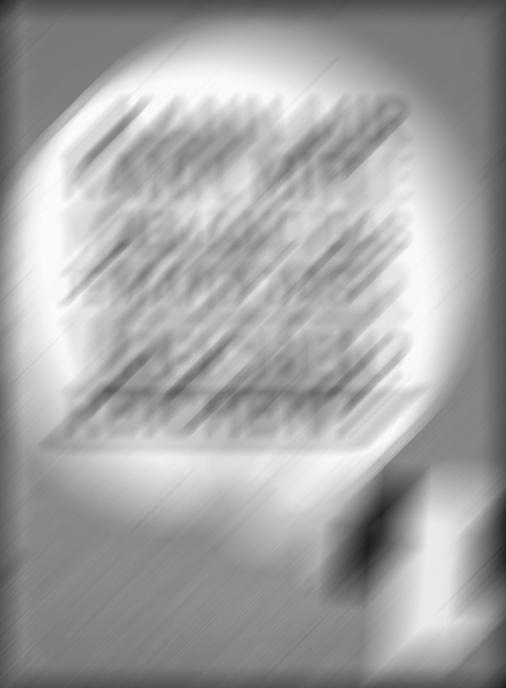
#> input picture Lab04/blurred_image.jpg, 506 x 688 px, found by its file name
$ python exercise_2_setup.py
#> lines starting #> are read from the running program, lines starting #| are printed output that depends on the picture
from pathlib import Path
import os
import numpy as np
import matplotlib.pyplot as plt
import scipy
from scipy import ndimage, fft
from PIL import Image


# ----------------------------------------------------- load image ---------------------------------------------
folder = os.path.join(os.getcwd(), 'Lab04/')
file_name = os.path.join(folder, 'blurred_image.jpg')

# Open the image with pillow and convert to numpy array
image = Image.open(file_name)
#> image is the input picture: PIL image 506x688 L; min 30, max 253, mean 163.9
color_pixels = np.asarray(Image.open(file_name))
gray_pixels = np.asarray(Image.open(file_name).convert('L'))

# summarize some details about the image
print(image.format)
#| JPEG
print('numpy array:', gray_pixels.dtype)
#| numpy array: uint8
print(gray_pixels.shape)
#| (688, 506)

# -------------------------------------------- generate the motion blur filter -----------------------------------------
nFilter = 91
angle = 45
my_filter = np.zeros((nFilter, nFilter))
my_filter[nFilter//2, :] = 1.0 / nFilter
my_filter = scipy.ndimage.rotate(my_filter, angle, reshape=False)

nRows = gray_pixels.shape[0]
#> nRows = 688
nCols = gray_pixels.shape[1]
#> nCols = 506
nFFT = 1024

image_spectrum = scipy.fft.fft2(gray_pixels, (nFFT, nFFT))
filter_spectrum = scipy.fft.fft2(my_filter, (nFFT, nFFT))

modified_image_spectrum = image_spectrum * filter_spectrum
modified_image = scipy.fft.ifft2(modified_image_spectrum)
modified_image = np.real(modified_image)[nFilter:nRows + nFilter, nFilter:nCols + nFilter]
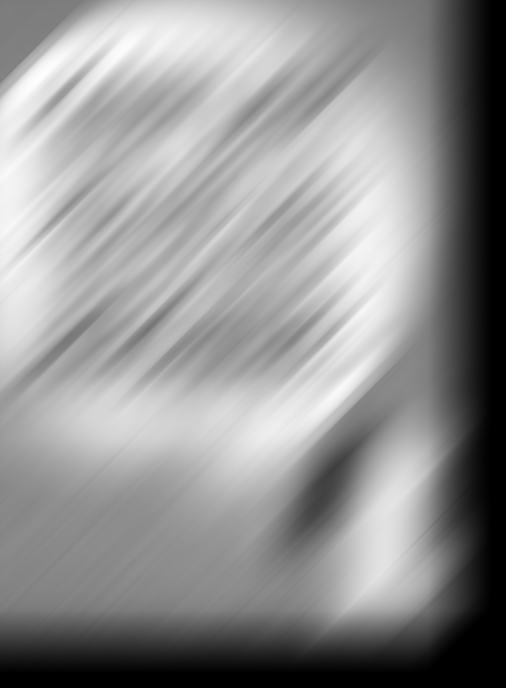
#> modified_image: shape (688, 506) float64; min -0.0295, max 248.8, mean 142.5; drawn with min black and max white

# --------------------------------------------------- reconstruct the image --------------------------------------------

K = 0.02
H_star = np.conj(filter_spectrum)
F_hat = (H_star * image_spectrum) / (np.abs(filter_spectrum)**2 + K)

reconstructed_image = np.real(scipy.fft.ifft2(F_hat))
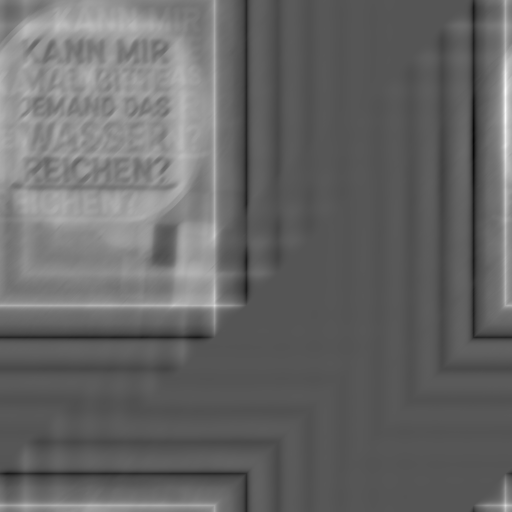
#> reconstructed_image: shape (1024, 1024) float64 (shown at 1/2 size); min -256.1, max 507.2, mean 53.5; drawn with min black and max white
reconstructed_image = reconstructed_image[:gray_pixels.shape[0], :gray_pixels.shape[1]]  # Crop to original size
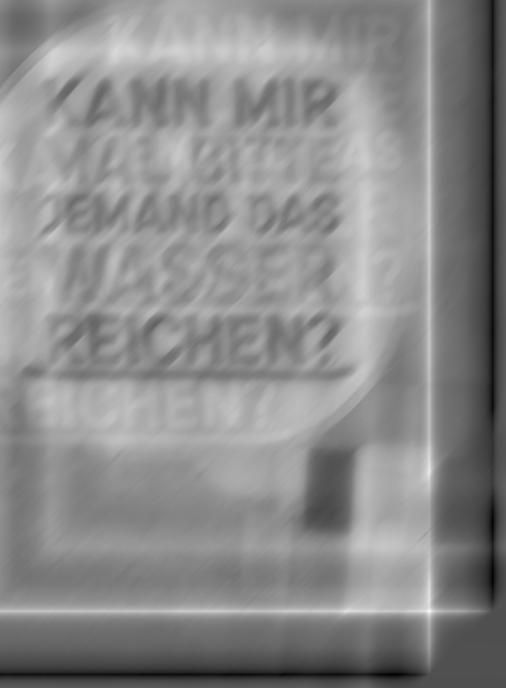
#> reconstructed_image: shape (688, 506) float64; min -189.4, max 414.1, mean 139.1; drawn with min black and max white

# --------------------------------------------------------- display images ---------------------------------------------
fig = plt.figure(1)
plt.subplot(2, 2, 1)
plt.title('Original Image')
plt.imshow(gray_pixels, cmap='gray')

plt.subplot(2, 2, 2)
plt.title('Motion Blur Filter')
plt.imshow(my_filter, cmap='gray')

plt.subplot(2, 2, 3)
plt.title('Modified Image')
plt.imshow(modified_image, cmap='gray')

plt.subplot(2, 2, 4)
plt.title('Reconstructed Image')
plt.imshow(reconstructed_image, cmap='gray')

plt.show()
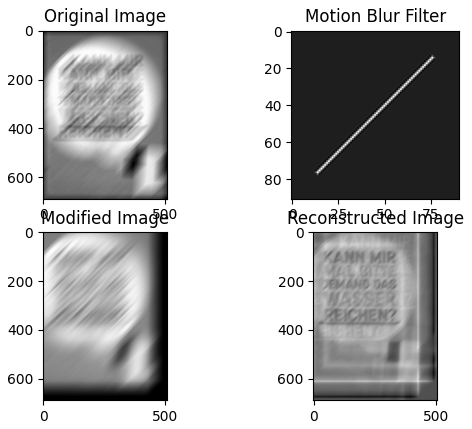
#> figure drawn by matplotlib, 4 panels
